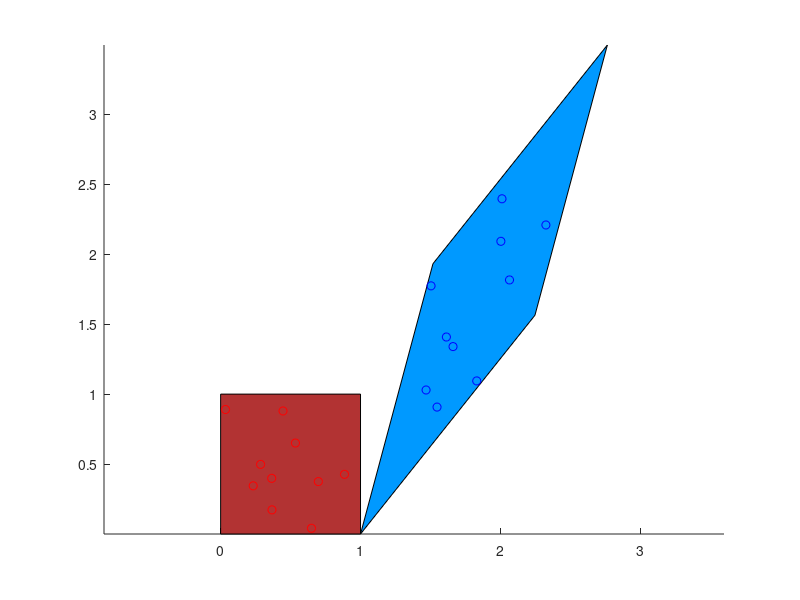

The MATLAB source for this figure:
clear all
close all

L = 2;
theta = pi/3.5;
phi = pi/12;
%        xi-eta, xi, eta, offset
CompDomain =   [0 0 0 1;  %a
                0 1 0 1;  %b
                1 1 1 1;  %c
                0 0 1 1]; %d
            
%              a, b           , c                          , d  
PhysDomainX = [1, L*cos(theta)+1, (L*cos(theta))+(L*sin(phi))+1, L*sin(phi)+1];
PhysDomainY = [0, L*sin(theta), (L*sin(theta))+(L*cos(phi)), L*cos(phi)];
            
BilinearMapX = CompDomain\PhysDomainX';
BilinearMapY = CompDomain\PhysDomainY';

Ntests = 10;

axis equal
hold on
TestPointsXi = rand(Ntests, 1)*max(CompDomain(:,2))+min(CompDomain(:,2));
TestPointsEta = rand(Ntests, 1)*max(CompDomain(:,3))+min(CompDomain(:,2));
XiEta = TestPointsXi.*TestPointsEta;
for iter=1:Ntests
    MappedX(iter) = (BilinearMapX(1)*XiEta(iter))+ (BilinearMapX(2)*TestPointsXi(iter))+ (BilinearMapX(3)*TestPointsEta(iter))+ +BilinearMapX(4);
    MappedY(iter) = (BilinearMapY(1)*XiEta(iter))+ (BilinearMapY(2)*TestPointsXi(iter))+ (BilinearMapY(3)*TestPointsEta(iter))+ +BilinearMapY(4);
end

axis equal
fill(PhysDomainX,PhysDomainY,[0 .6 1])
fill(CompDomain(:,2),CompDomain(:,3),[.7 .2 .2])

plot(TestPointsXi,TestPointsEta,'ro')
plot(MappedX,MappedY,'bo')